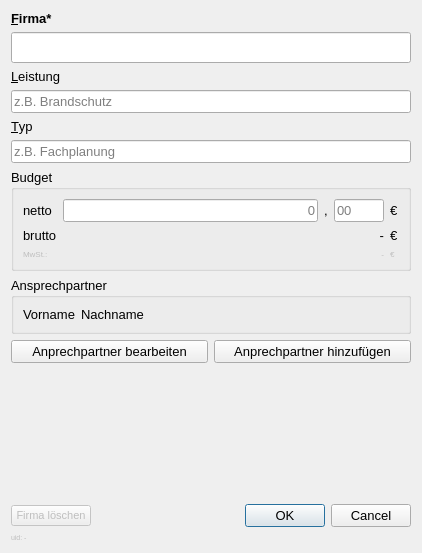
<?xml version="1.0" encoding="UTF-8"?>
<ui version="4.0">
 <class>Dialog</class>
 <widget class="QDialog" name="Dialog">
  <property name="geometry">
   <rect>
    <x>0</x>
    <y>0</y>
    <width>422</width>
    <height>553</height>
   </rect>
  </property>
  <property name="font">
   <font>
    <pointsize>10</pointsize>
   </font>
  </property>
  <property name="windowTitle">
   <string>Firma</string>
  </property>
  <layout class="QVBoxLayout" name="verticalLayout_3">
   <item>
    <layout class="QVBoxLayout" name="verticalLayout">
     <item>
      <widget class="QLabel" name="label_name">
       <property name="font">
        <font>
         <pointsize>10</pointsize>
         <weight>75</weight>
         <bold>true</bold>
        </font>
       </property>
       <property name="text">
        <string>&amp;Firma*</string>
       </property>
       <property name="buddy">
        <cstring>lineEdit_name</cstring>
       </property>
      </widget>
     </item>
     <item>
      <widget class="QLineEdit" name="lineEdit_name">
       <property name="font">
        <font>
         <pointsize>14</pointsize>
        </font>
       </property>
      </widget>
     </item>
     <item>
      <widget class="QLabel" name="label_service">
       <property name="text">
        <string>&amp;Leistung</string>
       </property>
       <property name="buddy">
        <cstring>lineEdit_service</cstring>
       </property>
      </widget>
     </item>
     <item>
      <widget class="QLineEdit" name="lineEdit_service">
       <property name="placeholderText">
        <string>z.B. Brandschutz</string>
       </property>
      </widget>
     </item>
     <item>
      <widget class="QLabel" name="label_service_type">
       <property name="text">
        <string>&amp;Typ</string>
       </property>
       <property name="buddy">
        <cstring>lineEdit_service_type</cstring>
       </property>
      </widget>
     </item>
     <item>
      <widget class="QLineEdit" name="lineEdit_service_type">
       <property name="placeholderText">
        <string>z.B. Fachplanung</string>
       </property>
      </widget>
     </item>
    </layout>
   </item>
   <item>
    <widget class="QGroupBox" name="groupBox_job_sum">
     <property name="sizePolicy">
      <sizepolicy hsizetype="Preferred" vsizetype="Preferred">
       <horstretch>0</horstretch>
       <verstretch>0</verstretch>
      </sizepolicy>
     </property>
     <property name="title">
      <string>Budget</string>
     </property>
     <layout class="QGridLayout" name="gridLayout_5">
      <item row="1" column="4">
       <widget class="QLabel" name="label_currency_2">
        <property name="maximumSize">
         <size>
          <width>16777215</width>
          <height>16777215</height>
         </size>
        </property>
        <property name="text">
         <string>€</string>
        </property>
       </widget>
      </item>
      <item row="1" column="1">
       <widget class="QLineEdit" name="lineEdit_budget_1">
        <property name="font">
         <font>
          <pointsize>10</pointsize>
         </font>
        </property>
        <property name="layoutDirection">
         <enum>Qt::LeftToRight</enum>
        </property>
        <property name="alignment">
         <set>Qt::AlignRight|Qt::AlignTrailing|Qt::AlignVCenter</set>
        </property>
        <property name="readOnly">
         <bool>false</bool>
        </property>
        <property name="placeholderText">
         <string>0</string>
        </property>
        <property name="clearButtonEnabled">
         <bool>false</bool>
        </property>
       </widget>
      </item>
      <item row="2" column="1" colspan="3">
       <widget class="QLabel" name="label_budget_w_VAT">
        <property name="text">
         <string>-</string>
        </property>
        <property name="alignment">
         <set>Qt::AlignRight|Qt::AlignTrailing|Qt::AlignVCenter</set>
        </property>
       </widget>
      </item>
      <item row="3" column="4">
       <widget class="QLabel" name="label_currency_13">
        <property name="enabled">
         <bool>false</bool>
        </property>
        <property name="maximumSize">
         <size>
          <width>16777215</width>
          <height>16777215</height>
         </size>
        </property>
        <property name="font">
         <font>
          <pointsize>6</pointsize>
         </font>
        </property>
        <property name="text">
         <string>€</string>
        </property>
       </widget>
      </item>
      <item row="1" column="0">
       <widget class="QLabel" name="label_net_2">
        <property name="text">
         <string>netto</string>
        </property>
        <property name="buddy">
         <cstring>lineEdit_job_sum_1</cstring>
        </property>
       </widget>
      </item>
      <item row="2" column="0">
       <widget class="QLabel" name="label_w_tax_2">
        <property name="text">
         <string>brutto</string>
        </property>
       </widget>
      </item>
      <item row="1" column="2">
       <widget class="QLabel" name="label_comma_2">
        <property name="text">
         <string>,</string>
        </property>
       </widget>
      </item>
      <item row="2" column="4">
       <widget class="QLabel" name="label_currency_12">
        <property name="maximumSize">
         <size>
          <width>16777215</width>
          <height>16777215</height>
         </size>
        </property>
        <property name="text">
         <string>€</string>
        </property>
       </widget>
      </item>
      <item row="1" column="3">
       <widget class="QLineEdit" name="lineEdit_budget_2">
        <property name="maximumSize">
         <size>
          <width>50</width>
          <height>16777215</height>
         </size>
        </property>
        <property name="font">
         <font>
          <pointsize>10</pointsize>
         </font>
        </property>
        <property name="maxLength">
         <number>2</number>
        </property>
        <property name="echoMode">
         <enum>QLineEdit::Normal</enum>
        </property>
        <property name="cursorPosition">
         <number>0</number>
        </property>
        <property name="placeholderText">
         <string>00</string>
        </property>
       </widget>
      </item>
      <item row="3" column="0">
       <widget class="QLabel" name="label_VAT_2">
        <property name="enabled">
         <bool>false</bool>
        </property>
        <property name="font">
         <font>
          <pointsize>6</pointsize>
         </font>
        </property>
        <property name="text">
         <string>MwSt.:</string>
        </property>
       </widget>
      </item>
      <item row="3" column="1" colspan="3">
       <widget class="QLabel" name="label_budget_VAT_amount">
        <property name="enabled">
         <bool>false</bool>
        </property>
        <property name="font">
         <font>
          <pointsize>6</pointsize>
         </font>
        </property>
        <property name="text">
         <string>-</string>
        </property>
        <property name="alignment">
         <set>Qt::AlignRight|Qt::AlignTrailing|Qt::AlignVCenter</set>
        </property>
       </widget>
      </item>
     </layout>
    </widget>
   </item>
   <item>
    <widget class="QGroupBox" name="groupBox_2">
     <property name="title">
      <string>Ansprechpartner</string>
     </property>
     <layout class="QFormLayout" name="formLayout">
      <item row="0" column="0">
       <widget class="QLabel" name="label_contact_person_first_name">
        <property name="text">
         <string>Vorname</string>
        </property>
       </widget>
      </item>
      <item row="0" column="1">
       <widget class="QLabel" name="label_contact_person_last_name">
        <property name="text">
         <string>Nachname</string>
        </property>
       </widget>
      </item>
     </layout>
    </widget>
   </item>
   <item>
    <layout class="QHBoxLayout" name="horizontalLayout">
     <item>
      <widget class="QPushButton" name="pushButton_edit_contact_person">
       <property name="sizePolicy">
        <sizepolicy hsizetype="Preferred" vsizetype="Preferred">
         <horstretch>0</horstretch>
         <verstretch>0</verstretch>
        </sizepolicy>
       </property>
       <property name="text">
        <string>Anprechpartner bearbeiten</string>
       </property>
      </widget>
     </item>
     <item>
      <widget class="QPushButton" name="pushButton_add_contact_person">
       <property name="sizePolicy">
        <sizepolicy hsizetype="Preferred" vsizetype="Preferred">
         <horstretch>0</horstretch>
         <verstretch>0</verstretch>
        </sizepolicy>
       </property>
       <property name="text">
        <string>Anprechpartner hinzufügen</string>
       </property>
      </widget>
     </item>
    </layout>
   </item>
   <item>
    <spacer name="verticalSpacer">
     <property name="orientation">
      <enum>Qt::Vertical</enum>
     </property>
     <property name="sizeHint" stdset="0">
      <size>
       <width>20</width>
       <height>40</height>
      </size>
     </property>
    </spacer>
   </item>
   <item>
    <layout class="QHBoxLayout" name="horizontalLayout_2">
     <item>
      <widget class="QPushButton" name="pushButton_delete">
       <property name="enabled">
        <bool>false</bool>
       </property>
       <property name="sizePolicy">
        <sizepolicy hsizetype="Maximum" vsizetype="Fixed">
         <horstretch>0</horstretch>
         <verstretch>0</verstretch>
        </sizepolicy>
       </property>
       <property name="maximumSize">
        <size>
         <width>16777215</width>
         <height>16777215</height>
        </size>
       </property>
       <property name="font">
        <font>
         <pointsize>8</pointsize>
        </font>
       </property>
       <property name="text">
        <string>Firma löschen</string>
       </property>
       <property name="checkable">
        <bool>false</bool>
       </property>
       <property name="default">
        <bool>false</bool>
       </property>
       <property name="flat">
        <bool>false</bool>
       </property>
      </widget>
     </item>
     <item>
      <widget class="QDialogButtonBox" name="buttonBox">
       <property name="orientation">
        <enum>Qt::Horizontal</enum>
       </property>
       <property name="standardButtons">
        <set>QDialogButtonBox::Cancel|QDialogButtonBox::Ok</set>
       </property>
      </widget>
     </item>
    </layout>
   </item>
   <item>
    <widget class="QLabel" name="label_uid">
     <property name="enabled">
      <bool>false</bool>
     </property>
     <property name="sizePolicy">
      <sizepolicy hsizetype="Preferred" vsizetype="Maximum">
       <horstretch>0</horstretch>
       <verstretch>0</verstretch>
      </sizepolicy>
     </property>
     <property name="font">
      <font>
       <pointsize>5</pointsize>
      </font>
     </property>
     <property name="text">
      <string>uid: -</string>
     </property>
     <property name="alignment">
      <set>Qt::AlignLeading|Qt::AlignLeft|Qt::AlignVCenter</set>
     </property>
    </widget>
   </item>
  </layout>
 </widget>
 <resources/>
 <connections>
  <connection>
   <sender>buttonBox</sender>
   <signal>accepted()</signal>
   <receiver>Dialog</receiver>
   <slot>accept()</slot>
   <hints>
    <hint type="sourcelabel">
     <x>695</x>
     <y>453</y>
    </hint>
    <hint type="destinationlabel">
     <x>157</x>
     <y>274</y>
    </hint>
   </hints>
  </connection>
  <connection>
   <sender>buttonBox</sender>
   <signal>rejected()</signal>
   <receiver>Dialog</receiver>
   <slot>reject()</slot>
   <hints>
    <hint type="sourcelabel">
     <x>695</x>
     <y>453</y>
    </hint>
    <hint type="destinationlabel">
     <x>286</x>
     <y>274</y>
    </hint>
   </hints>
  </connection>
 </connections>
</ui>
